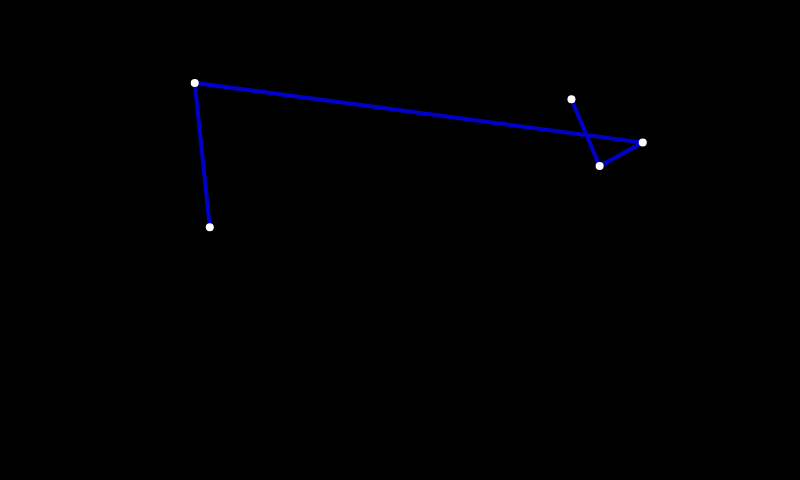
Frame 1 (no input)
Frame 60 (no input): identical to frame 1, image omitted
Frame 120 (the mouse pressed at the canvas centre since frame 60): identical to frame 1, image omitted

The p5.js sketch that drew this single still picture (run headless with seeded random() and noise() and a simulated clock; from frame 60 on, the mouse is pressed at the canvas centre):

// p5.js sketch
// ── sketch.js
var cities = [];
var numCities = 5;

var bestPath;
var recordDistance;

function setup() {
    createCanvas(800, 480);
    
    // Create initial citiess
    for (var i = 0; i < numCities; i++) {
        var x = random(0, width);
        var y = random(0, height);
        cities.push(new createVector(x, y));
    }

    bestPath = cities.slice();
    recordDistance = 0;

    // Dont close th path shapes
    noFill();
}

function draw() {
    background(0);
    
    // Draw current path
    stroke(50);
    strokeWeight(2);
    beginShape();
    for (i = 0; i < cities.length; i++) {
        vertex(cities[i].x, cities[i].y);
    }
    endShape();

    // Draw best path
    stroke(0, 0, 200);
    strokeWeight(4);
    beginShape();
    for (i = 0; i < bestPath.length; i++) {
        vertex(bestPath[i].x, bestPath[i].y);
    }
    endShape();

    // Draw cities as points
    stroke(255);
    strokeWeight(8);
    for (var i = 0; i < numCities; i++) {
        point(cities[i].x, cities[i].y);
    }
}
